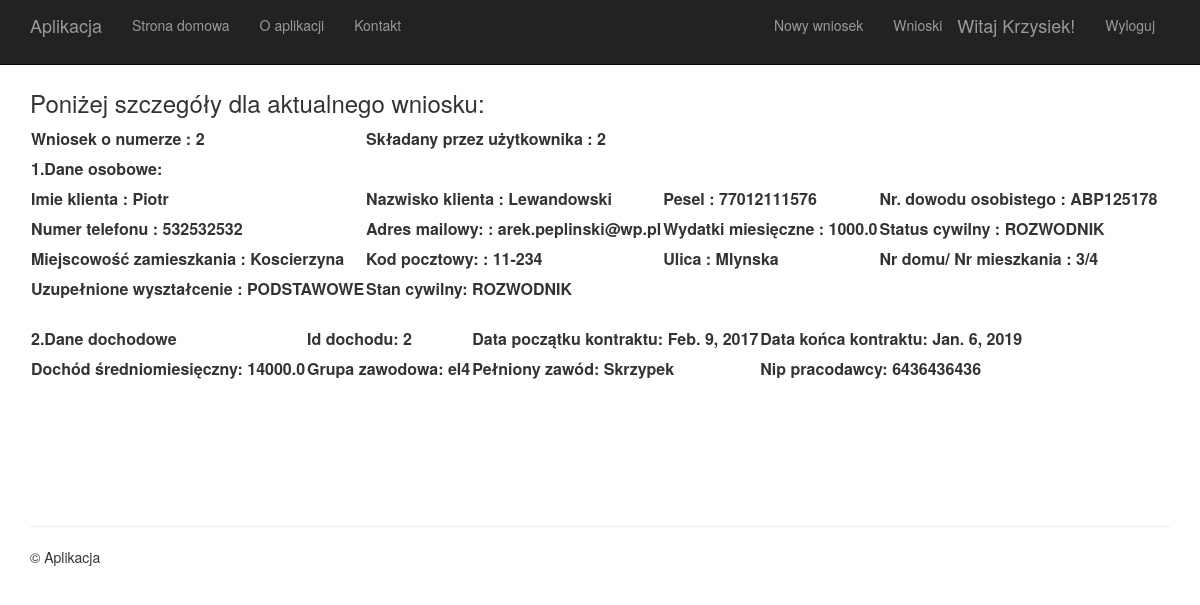
Before: /wniosek/2/ (signed in) with the older database file.
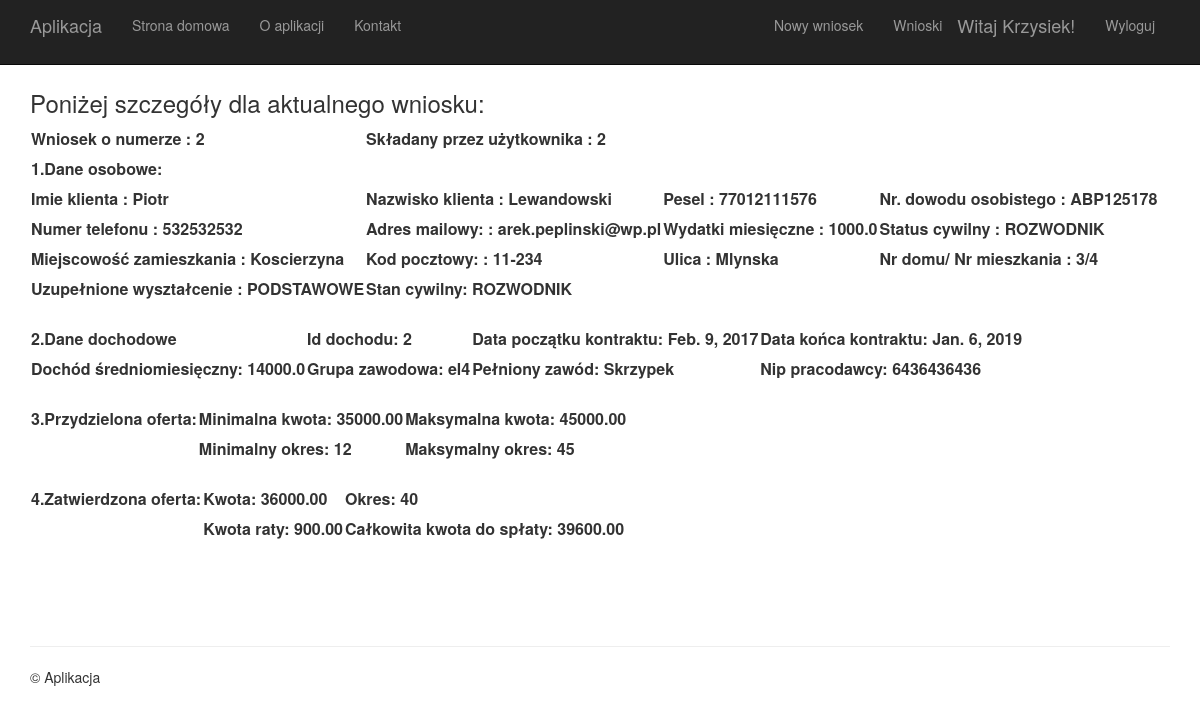
After: the same page with the newer database file.
### app/models.py (models this page shows)
class CreditApplication(models.Model):
    id = models.AutoField(primary_key = True) # automatycznie się dodaje
    personal_data = models.OneToOneField(PersonalData, on_delete=models.CASCADE,blank = False,null=True)#jesli usuniety zostanie człowieczek to również usuniety będzie dokument, unikatowy system nie pozwoli na dodanie nowego wniosku kredytowego dla danej osoby
    icome = models.ForeignKey(IncomeName,on_delete=models.CASCADE,blank = True,null=True) # niewymagalne, moze być puste
    proposed_offer = models.ForeignKey(ProposedOffer,on_delete=models.CASCADE,blank = True,null=True)# niewymagalne, moze być puste
    confirmed_offer = models.ForeignKey(ConfirmedOffer,on_delete=models.CASCADE,blank = True,null=True)#może być pusty niewymagany
    required_document = models.ForeignKey(RequiredDocument,on_delete=models.CASCADE,blank = True,null=True)# niewymagalne, moze być puste
    added_documents = models.ForeignKey(SentDocument,on_delete=models.CASCADE,blank=True,null=True)# niewymagalne, moze być puste
    status = models.ForeignKey(AccessStatus,on_delete=models.CASCADE,blank = False) # wymagalne
    comment = models.CharField(max_length= 50,blank=True,null=True)# dodane pole do wprowadzenia komentarza

class PersonalData(models.Model):
    id = models.AutoField(primary_key = True) # automatycznie się dodaje
    pesel = models.CharField(max_length=11,unique=True,blank=False)#wymagalne
    name = models.CharField(max_length=50,blank=False)#wymagalne
    surname = models.CharField(max_length=50,blank=False)#wymagalne
    identity_card = models.CharField(max_length=9)#wymagalne
    telephon_number = models.CharField(max_length = 9,blank = True)#niewymaglane
    mail = models.EmailField(max_length = 100,blank=False)#wymagalne
    monthly_expenses = models.FloatField(blank=False)#wymagalne
    city = models.CharField(max_length = 50,blank = False)#wymagalne
    postal_code = models.CharField(max_length = 6,blank = False)#wymagalne
    street = models.CharField(max_length = 50,blank = True)#nie jest wymagalne
    house_number = models.IntegerField(blank=False)#wymagalne
    flat_number = models.CharField(max_length = 5,blank = True)#nie jest wymagalne
    GIMNAZJALNE = 'GIM'
    PODSTAWOWE = 'POD'#PRAWIDLOWE PODSTAWOWE
    ZASADNICZE_ZAWODOWE = 'ZAZ'
    SREDNIE = 'SRE'
    WYZSZE = 'WYZ'
    EDUCATION_CHOICES = (
        (GIMNAZJALNE, 'gimnazjalne'),
        (PODSTAWOWE, 'podstawowe'),
        (ZASADNICZE_ZAWODOWE, 'zasadnicze zawodowe'),
        (SREDNIE, 'średnie'),
        (WYZSZE, 'wyższe'),
    )
    education = models.CharField(max_length = 20,
                                 blank = False,
                                 choices=EDUCATION_CHOICES,
                                 default=PODSTAWOWE)#wymagalne z listy rozwijanej
    KAWALER = 'kawaler'
    PANNA = 'panna'
    WDOWIEC = 'wdowiec'
    WDOWA = 'wdowa'
    ROZWODNIK = 'rozwodnik'
    ROZWODKA = 'rozwódka' #prawidlowe ROZWODNIK
    BRAK = 'brak'
    MARTIAL_CHOICES = (
        (BRAK,'brak'),
        (KAWALER, 'kawaler'),
        (PANNA, 'panna'),
        (WDOWIEC, 'wdowiec'),
        (WDOWA, 'wdowa'),
        (ROZWODNIK, 'rozwodnik'),
        (ROZWODKA, 'rozwódka'),
    )
    marital_status = models.CharField(max_length = 20,
                                      blank = False,
                                      choices=MARTIAL_CHOICES,
                                      default=BRAK)#wymagalne z listy rozwijanej
    iban_number = models.CharField(max_length = 26, blank=True,null=True)

class ContractTable(models.Model):
    id = models.AutoField(primary_key = True) # automatycznie się dodaje
    application = models.OneToOneField(CreditApplication,on_delete=models.CASCADE,blank = False,null=True) #wymagalne, moze być puste
    date_start_of_employment = models.DateField(blank=False)# musi być podane
    end_of_employment = models.DateField(blank = True, null = True)# może być niepodane
    el1 = 'el1'
    el2 = 'el2'
    el3 = 'el3'
    el4 = 'el4'
    el5 = 'el5'
    el6 = 'el6'
    el7 = 'el7'
    el8 = 'el8'
    el9 = 'el9'
    GROUP_CHOICES = (
        (el1, 'Parlamentarzyści, wyżsi urzędnicy i kierownicy'),
        (el2, 'Specjaliści'),
        (el3, 'Technicy i inni średni personel'),
        (el4, 'Pracownicy biurowi'),
        (el5, 'Pracownicy usług osobistych i sprzedawcy'),
        (el6, 'Robotnik przemysłowy'),
        (el7, 'Operator i monter maszyn'),
        (el8, 'Siły zbrojne'),
        (el9, 'Inne'),
    )
    occupational_group = models.CharField(max_length = 50,
                                      blank = False,
                                      choices = GROUP_CHOICES,
                                      default=el2)#wymagalne
    awerage_six_monthly_income = models.FloatField(blank=False)#wymagalne
    profession = models.CharField(max_length = 50,blank=False)#wymagalne
    nip = models.CharField(max_length= 10,blank=False)#wymagalne

class ProposedOffer(models.Model):
    id = models.AutoField(primary_key = True) # automatycznie się dodaje
    initial_amount = models.DecimalField(decimal_places=2,max_digits=8,blank=False) # wymagalna zaproponowana kwota
    maximal_amount = models.DecimalField(decimal_places=2,max_digits=8,blank=False) # wymagalne maksymalna kwota
    minimum_load_period = models.IntegerField(blank = False) # wymagalne minimalny okres kredytowania
    maximum_load_period = models.IntegerField(blank = False) # wymagalne maksymalny okres kredytowania

class ConfirmedOffer(models.Model):
    id = models.AutoField(primary_key = True) # automatycznie się dodaje
    confirmed_amount = models.DecimalField(decimal_places=2,max_digits=8,blank=False) # zatwierdzona kwota
    period_approved = models.IntegerField(blank = False) #zatwierdzony okres
    installment_amount = models.DecimalField(decimal_places=2,max_digits=8,blank=False) # kwota raty bedzie wyliczane ale nie pokazywane
    totall_credit_amount = models.DecimalField(decimal_places=2,max_digits=8,blank=False)# laczna kwota kredytu bedzie wyliczane ale nie pokazywane

### app/views.py (the view, shortened to what this page needs)
# urls.py: url(r'^wniosek/(?P<credit_id>[0-9]+)/$',app.views.creditapplicationView,
def creditapplicationView(request, credit_id):
    uzytkownikaktualny =  request.user.id#sprawdzić czy taki użytkownik ma taką samą rolę
    try:
        creditapplication = CreditApplication.objects.get(pk=credit_id)#tutaj zwraca konkretny wniosek wyszykująć po id
    except CreditApplication.DoesNotExist:
        return render(request,
                  'app/komunikat.html',
                  {'message':'Podany wniosek nie istnieje'})
    statuswniosku = creditapplication.status_id#kazdy wniosek ma status.zwraca liczbe,tak się szuka w rekordzie z bazy
    osobanawniosku = creditapplication.personal_data_id#kazdy wniosek ma osobę.zwraca liczbe z bazy
    try:
        personaldata = PersonalData.objects.get(pk=osobanawniosku)#tutaj zwraca konkretna osoba przydzielona do wniosku
    except PersonalData.DoesNotExist:
        return render(request,
                  'app/komunikat.html',
                  {'message':'Do wniosku nie jest przydzielona żadna osoba.'})
    dochodzwniosku = creditapplication.icome_id#dochód z wniosku.zwraca liczbe z bazy
    try:
        rekorddostep = AccessStatus.objects.get(pk=int(statuswniosku))# konkretny rekord z tabelki access status
    except AccessStatus.DoesNotExist:
        return render(request,
                  'app/komunikat.html',
                  {'message':'Brak podanego statusu.'})
    dostepdowniosku = rekorddostep.access_to_role #nazwa rroli ktora ma dostep do tego wniosku
    try:
        uzytkownikzbazy = PortalUser.objects.get(id_user_id__exact=uzytkownikaktualny)#rekord aktualnego użytkownika
    except PortalUser.DoesNotExist:
        return render(request,
                  'app/komunikat.html',
                  {'message':'Użytkownik nie jest w tabelce Portal user.'})
    zawoduzytkownikazbazy = uzytkownikzbazy.role#zawod aktualnego uzytkownika z bazy
    if zawoduzytkownikazbazy==dostepdowniosku:
         wynik='Tak'#sprawdzenie czy elementy tutaj utworzone są równe - działa ok
    else:
         wynik='Nie'
    if dochodzwniosku == 1 or dochodzwniosku == 2 or dochodzwniosku == 3 or dochodzwniosku == 4:
       try:
           Dochod = ContractTable.objects.get(application_id__exact=credit_id)#jesli contract table
       except ContractTable.DoesNotExist:
           return render(request,
                  'app/komunikat.html',
                  {'message':'Brak dochodu w tabelce.'})
       idDochodu = Dochod.id
       kontrakt = "true"
    try:
        proposedoffer = ProposedOffer.objects.get(pk=creditapplication.proposed_offer_id)#oferta przydzielona dla danego człowieczka
    except:
        proposedoffer = None
    try:
        confirmedoffer = ConfirmedOffer.objects.get(pk=creditapplication.confirmed_offer_id)#oferta zatwierdzona
    except:
        confirmedoffer = None
    try:
        requiredDocuments = RequiredDocument.objects.get(pk=creditapplication.required_document_id)#wymagane dokumenty
    except:
        requiredDocuments = None
    try:
        addedDocuments = SentDocument.objects.get(pk=creditapplication.added_documents_id)#dostarczone dokumenty
    except:
        addedDocuments = None
    if statuswniosku==8 or statuswniosku==9:
        zakonczony = "TAK"
    else:
        zakonczony = None
    if statuswniosku==7:
        zakonczony_c = "TAK"
    else:
        zakonczony_c = None
    return render(request,
                  'app/szczegoly.html',
                  {
                      'creditapplication':creditapplication,
                      'statuswniosku':statuswniosku,
                      'osobanawniosku':osobanawniosku,
                      'dochodzwniosku':dochodzwniosku,
                      'idDochodu':idDochodu,
                      'dostepdowniosku':dostepdowniosku,
                      'uzytkownikzbazy':uzytkownikzbazy,
                      'zawoduzytkownikazbazy':zawoduzytkownikazbazy,
                      'wynik':wynik,
                      'personaldata':personaldata,
                      'Dochod':Dochod,
                      'kontrakt':kontrakt,
                      'proposedoffer':proposedoffer,
                      'confirmedoffer':confirmedoffer,
                      'requiredDocuments':requiredDocuments,
                      'addedDocuments':addedDocuments,
                      'zakonczony_c':zakonczony_c,
                      'zakonczony':zakonczony,
                      'rekorddostep':rekorddostep,
                  })

### app/templates/app/szczegoly.html (shortened to what this page needs)
﻿{% extends "app/layout.html" %}
{% block content %}
<h3>Poniżej szczegóły dla aktualnego wniosku:</h3>
<table>
<tr>
    <td>
        <label>Wniosek o numerze : {{ creditapplication.id }}</label>
    </td>
    <td>
        <label>Składany przez użytkownika : {{ creditapplication.personal_data_id }}</label>
    </td>
</tr>
 {% if personaldata %}
<tr>
    <td>
        <label>1.Dane osobowe: </label>
    </td>
</tr>
<tr>
    <td>
        <label>Imie klienta : {{ personaldata.name }}</label>
    </td>
    <td>
        <label>Nazwisko klienta : {{ personaldata.surname }}</label>
    </td>
    <td>
        <label>Pesel : {{ personaldata.pesel }}</label>
    </td>
    <td>
        <label>Nr. dowodu osobistego : {{ personaldata.identity_card }}</label>
    </td>
</tr>
<tr>
    <td>
        <label>Numer telefonu : {{ personaldata.telephon_number }}</label>
    </td>
    <td>
        <label>Adres mailowy: : {{ personaldata.mail }}</label>
    </td>
    <td>
        <label>Wydatki miesięczne : {{ personaldata.monthly_expenses }}</label>
    </td>
    <td>
        <label>Status cywilny : {{ personaldata.marital_status }}</label>
    </td>
</tr>
<tr>
    <td>
        <label>Miejscowość zamieszkania : {{ personaldata.city }}</label>
    </td>
    <td>
        <label>Kod pocztowy: : {{ personaldata.postal_code }}</label>
    </td>
    <td>
        <label>Ulica : {{ personaldata.street }}</label>
    </td>
    <td>
        <label>Nr domu/ Nr mieszkania : {{ personaldata.house_number }}/{{ personaldata.flat_number }}</label>
    </td>
</tr>
<tr>
    <td>
        <label>Uzupełnione wyształcenie : {{ personaldata.education }}</label>
    </td>
    <td>
        <label>Stan cywilny: {{ personaldata.marital_status }}</label>
    </td>
</tr>
{% endif %}
</table>
<table>
{% if kontrakt %}
<tr>
     <td>
        <label>2.Dane dochodowe</label>
    </td>
    <td>
        <label>Id dochodu: {{Dochod.id}}</label>
    </td>
    <td>
        <label>Data początku kontraktu: {{Dochod.date_start_of_employment}}</label>
    </td>
    <td>
        <label>Data końca kontraktu: {{Dochod.end_of_employment}}</label>
    </td>
</tr>
<tr>
    <td>
        <label>Dochód średniomiesięczny: {{Dochod.awerage_six_monthly_income}}</label>
    </td>
    <td>
        <label>Grupa zawodowa: {{Dochod.occupational_group}}</label>
    </td>
    <td>
        <label>Pełniony zawód: {{Dochod.profession}}</label>
    </td>
    <td>
        <label>Nip pracodawcy: {{Dochod.nip}}</label>
    </td>
</tr>
{% endif %}
</table>
<table>
{% if proposedoffer %}
<tr>
    <td>
        <label>3.Przydzielona oferta:</label>
    </td>
    <td>
        <label>Minimalna kwota: {{proposedoffer.initial_amount}}</label>
    </td>
    <td>
        <label>Maksymalna kwota: {{proposedoffer.maximal_amount}}</label>
    </td>
</tr>
<tr>
    <td>
    </td>
    <td>
        <label>Minimalny okres: {{proposedoffer.minimum_load_period}}</label>
    </td>
    <td>
        <label>Maksymalny okres: {{proposedoffer.maximum_load_period}}</label>
    </td>
</tr>
{% endif %}
</table>
<table>
{% if confirmedoffer %}
<tr>
    <td>
        <label>4.Zatwierdzona oferta:</label>
    </td>
    <td>
        <label>Kwota: {{confirmedoffer.confirmed_amount}}</label>
    </td>
    <td>
        <label>Okres: {{confirmedoffer.period_approved}}</label>
    </td>
</tr>
<tr>
    <td>
    </td>
    <td>
        <label>Kwota raty: {{confirmedoffer.installment_amount}}</label>
    </td>
    <td>
        <label>Całkowita kwota do spłaty: {{confirmedoffer.totall_credit_amount}}</label>
    </td>
</tr>
{% endif %}
</table>
{% endblock %}

### app/templates/app/layout.html (shortened to what this page needs)
﻿<!DOCTYPE html>
<html lang="en">
<head>
    {% load staticfiles %}
    <link rel="stylesheet" type="text/css" href="{% static 'app/content/bootstrap.min.css' %}" />
    <link rel="stylesheet" type="text/css" href="{% static 'app/content/site.css' %}" />
</head>
<body>
    <div class="navbar navbar-inverse navbar-fixed-top">
        <div class="container">
            <div class="navbar-header">
                <a href="/" class="navbar-brand">Aplikacja</a>
            </div>
            <div class="navbar-collapse collapse">
                <ul class="nav navbar-nav">
                    <li><a href="{% url 'home' %}">Strona domowa</a></li>
                    <li><a href="{% url 'about' %}">O aplikacji</a></li>
                    <li><a href="{% url 'contact' %}">Kontakt</a></li>
                </ul>
                {% include 'app/loginpartial.html' %}
            </div>
        </div>
    </div>
    <div class="container body-content">
{% block content %}{% endblock %}
        <hr/>
        <footer>
            <p>&copy; {{ year }}Aplikacja</p>
        </footer>
    </div>
</body>
</html>

### app/templates/app/loginpartial.html (shortened to what this page needs)
{% if user.is_authenticated %}
<form id="logoutForm" action="/logout" method="post" class="navbar-right">
    <ul class="nav navbar-nav">
          <li><a href="{% url 'personalData' %}">Nowy wniosek</a></li>
          <li><a href="{% url 'start' %}">Wnioski</a></li>
    </ul>
    <ul class="nav navbar-nav navbar-right">
        <li><span class="navbar-brand">Witaj {{ user.username }}!</span></li>
        <li><a href="javascript:document.getElementById('logoutForm').submit()">Wyloguj</a></li>
    </ul>
</form>
{% else %}
<ul class="nav navbar-nav navbar-right">
    <li><a href="{% url 'login' %}">Zaloguj sie</a></li>
</ul>
{% endif %}

Changed rows visible on the page:
added ProposedOffer: initial_amount "35000.00", maximal_amount "45000.00", minimum_load_period "12", maximum_load_period "45"
added ConfirmedOffer: confirmed_amount "36000.00", period_approved "40", installment_amount "900.00", totall_credit_amount "39600.00"
Other visible differences:
text now shown: "3.Przydzielona oferta: Minimalna kwota: Maksymalna kwota: Minimalny okres: Maksymalny okres: 4.Zatwierdzona oferta: Kwota: Okres: Kwota raty: Całkowita kwota do spłaty:"
